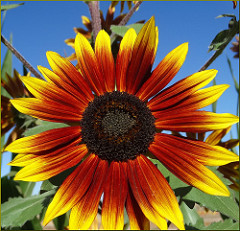
#> input picture seminars/seminar_02/data/sunflower.jpg, 240 x 231 px
$ jupyter execute --allow-errors Seminar_2.ipynb
#> lines starting #> are read from the running program, lines starting #| are printed output that depends on the picture; after the words box and inside, x2 and y2 are one past the last pixel; in counts of white or black regions, pixels touching at a corner belong together
# Семинар 2 - Цветовые пространства, гистограммы изображений, интегральные изображения

***

**Данный семинар содержит домашнее задание - оцениваемые упражнения и вопросы.**

Система оценивания: доля правильно решенных упражений. Максимальный балл, соответственно, 1.

В упражнениях оценивается два аспекта:
1. Код проходит assert'ы (если они есть)
2. Код корректен с точки зрения логики

Вопросы также оцениваются. Ответ на них нужно записывать в соответствующие markdown-ячейки.

Источник используемого аэрофотоснимка: https://sovzond.ru/upload/medialibrary/267/%D0%98%D1%81%D1%85%D0%BE%D0%B4%D0%BD%D1%8B%D0%B9-%D0%B0%D1%8D%D1%80%D0%BE%D1%84%D0%BE%D1%82%D0%BE%D1%81%D0%BD%D0%B8%D0%BC%D0%BE%D0%BA.jpg

[cell 1]
from pathlib import Path

import cv2
import numpy as np

import matplotlib.pyplot as plt

[cell 2]
AERIAL_IMG_PATH = "data/aerial_image.jpg"
SUNFLOWER_IMG_PATH = "data/sunflower.jpg"

#if not Path(AERIAL_IMG_PATH).exists() or not Path(SUNFLOWER_IMG_PATH).exists():
 ##   !git clone https://github.com/alexmelekhin/cv_course_2023.git
 #   !mv cv_course_2023/seminars/seminar_02/data .

# 1. Цветовые пространства

Наиболее распространенным представлением цвета пикселя является пространство RGB. В таком представлении цвет представлен тремя числами: интенсивностями красного, зеленого и синего базисных цветов.

[cell 3]
img = cv2.imread(SUNFLOWER_IMG_PATH)
#> img is the input picture: shape (231, 240, 3); mean B, G, R 62, 96.2, 126.9

[cell 4]
img_rgb = cv2.cvtColor(img, cv2.COLOR_BGR2RGB)

[cell 5]
plt.figure(figsize=[3, 3])
plt.imshow(img_rgb);

[cell 6]
plt.figure(figsize=[9, 3])

plt.subplot(131)
plt.imshow(img_rgb[:,:,0], cmap='Reds')
plt.title('Red Channel')

plt.subplot(132)
plt.imshow(img_rgb[:,:,1], cmap='Greens')
plt.title('Green Channel')

plt.subplot(133)
plt.imshow(img_rgb[:,:,2], cmap='Blues')
plt.title('Blue Channel')

plt.show()

cvtColor поддерживает конвертацию между множеством других цветовых схем. К примеру, чтобы получить серое изобаржение из цветного достаточно:

[cell 7]
img_gray = cv2.cvtColor(img, cv2.COLOR_RGB2GRAY)

[cell 8]
plt.figure(figsize=[3, 3])
plt.imshow(img_gray, cmap='Greys_r')
plt.colorbar()
plt.show()

## Вопрос 1

**Этот и все последующие вопросы - оцениваемые, для самостоятельной работы.**

Можно ли получить черно-белое изображение из RGB представления путем вычисления среднего значения интенсивностей каналов R, G и B? Почему?

**Ответ:**

Да, можно.

## Вопрос 2

Почему мы использовали флаг `cmap='Greys_r'` при отображении черно-белого изображения? Чем отличается от `cmap='Greys'`?

**Ответ:**

`Greys_r` - это инвертированная цветовая карта, где белый соответствует минимальным значениям, а черный – максимальным. `Greys` делает наоборот.

Если не предполагается использовать информацию о цвете пикселей, то можно сразу загрузить изображение в оттенках серого:

[cell 9]
img_gray = cv2.imread(SUNFLOWER_IMG_PATH, cv2.IMREAD_GRAYSCALE)
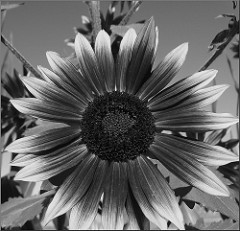
#> img_gray: shape (231, 240); min 0, max 245, mean 101.5

[cell 10]
plt.figure(figsize=[3, 3])
plt.imshow(img_gray, cmap='Greys_r')
plt.colorbar()
plt.show()

серое изображение - двумерный массив:

[cell 11]
print('type(img_gray) = ', type(img_gray))
#| type(img_gray) =  <class 'numpy.ndarray'>
print('img_gray.shape = ', img_gray.shape)
#| img_gray.shape =  (231, 240)
print('img_gray.dtype = ', img_gray.dtype)
#| img_gray.dtype =  uint8

## Упражнение 1: RGB to gray

**Это и все последующие упражения - оцениваемые, для самостоятельной работы.**

Реализуйте функцию преобразования цветного изображения в формате RGB в серое

[cell 12]
def convert_rgb_to_grayscale(img_rgb):
    return np.dot(img_rgb[..., :3], [0.299, 0.587, 0.114]).astype(np.uint8)

#> (a cell that did not finish here is left out)

Кроме RGB/BGR и grayscale существуют и другие цветовые представления. Преобразования между ними можно осуществлять с помощью библиотеки OpenCV следующим способом:

## RGB to HSV

HSV - цветовое пространство, в котором цвет представлен тремя компонентами: Hue (оттенок), Saturation (насыщенность) и Value (значение). Это позволяет задавать цвета в более естественной форме, чем RGB.

[cell 14]
img_hsv = cv2.cvtColor(img_rgb, cv2.COLOR_RGB2HSV)
#> img_hsv: shape (231, 240, 3); mean H, S, V 43.2, 188.6, 154.6

можно попробовать отобразить изображение так же, как и RGB:

[cell 15]
plt.figure(figsize=[3, 3])
plt.imshow(img_hsv);

Однако это не совсем корректно, так как Hue - это угол, а не интенсивность. Поэтому лучше отобразить оттенок в виде цвета, а насыщенность и значение - в виде яркости:

[cell 16]
h, s, v = cv2.split(img_hsv)
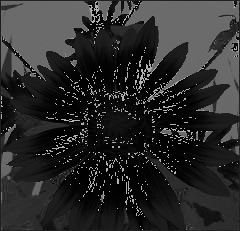
#> h: shape (231, 240); min 0, max 179, mean 43.2
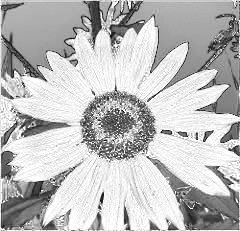
#> s: shape (231, 240); min 0, max 255, mean 188.6
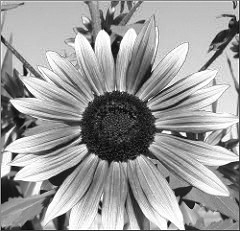
#> v: shape (231, 240); min 0, max 255, mean 154.6

fig, axs = plt.subplots(1, 3, figsize=[15, 5])

im1 = axs[0].imshow(h, cmap="hsv")
axs[0].set_title('Hue')
cbar1 = plt.colorbar(im1, ax=axs[0], fraction=0.046, pad=0.04, ticks=[0, 90, 179])
cbar1.ax.set_yticklabels(['0', '90', '179'])

im2 = axs[1].imshow(s, cmap="viridis")  # Using 'viridis' for Saturation
axs[1].set_title('Saturation')
cbar2 = plt.colorbar(im2, ax=axs[1], fraction=0.046, pad=0.04, ticks=[0, 128, 255])
cbar2.ax.set_yticklabels(['0', '128', '255'])

im3 = axs[2].imshow(v, cmap="inferno")  # Using 'inferno' for Value
axs[2].set_title('Value')
cbar3 = plt.colorbar(im3, ax=axs[2], fraction=0.046, pad=0.04, ticks=[0, 128, 255])
cbar3.ax.set_yticklabels(['0', '128', '255'])

plt.show()
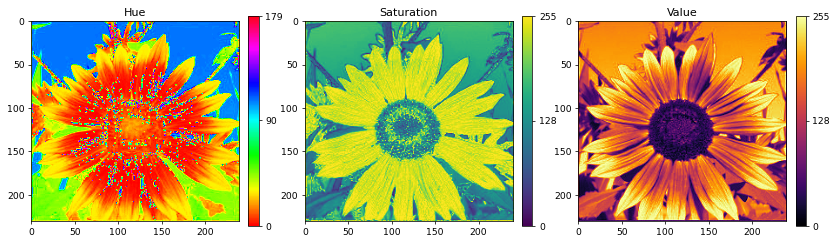
#> figure drawn by matplotlib, 6 panels

## Упражнение 2

Попробуйте другие цветовые пространства, конвертация в которые реализована в OpenCV.

[cell 17]
color_spaces = {
    "HSV": cv2.COLOR_RGB2HSV,
    "LAB": cv2.COLOR_RGB2LAB,
    "YCrCb": cv2.COLOR_RGB2YCrCb,
    "LUV": cv2.COLOR_RGB2LUV
}

for name, code in color_spaces.items():
    img_converted = cv2.cvtColor(img_rgb, code)
    plt.figure(figsize=[5, 5])
    plt.imshow(img_converted)
    plt.title(f'Color Space: {name}')
    plt.show()

## Вопрос 3

В каких задачах переход из RGB в другое цветовое пространство может быть полезным?

**Ответ:**

В задачах сегментации, улучшения контраста, обнаружения объектов, фильтрации и анализа текстур (например, HSV для выделения цветов).

# 2. Гистограмма изображения

Напомним, что гистограммой изображения называется функция, показыващая количество пикселей изображения с заданным в качестве аргумента значением интенсивности:

$$
    h(v) = \sum_{x = 0}^{W - 1} \sum_{y = 0}^{H - 1} [f(x, y) = v]
$$

Если дополнительно потребовать, чтобы $\sum_{v = 0}^{255} h(v) = 1$, то $h$ будет представлять функцию плотности распределения интенсивности на изображении.

Определим вспомогательную функцию, позволяющую визуализировать гистограмму:

[cell 18]
def visualize_hist(hist):
    plt.figure(figsize=[12, 3])
    plt.bar(np.arange(len(hist)), hist / hist.sum())

Рассчитать гистограмму можно с помощью встроенной функции OpenCV:

[cell 19]
hist_cv = cv2.calcHist([img_gray],      # список изображений
                       [0],             # список каналов
                       None,            # маска (без маски)
                       [256],           # размер гистограммы
                       [0, 256])[:, 0]  # диапазон значений
#> hist_cv = 256 values, max 620 at index 107, min 0 at index 240, mean 216.6

Результат представляет собой обычный массив длины 256:

[cell 20]
print('hist_cv.shape = ', hist_cv.shape)
#| hist_cv.shape =  (256,)

и выглядит следующим образом:

[cell 21]
visualize_hist(hist_cv)
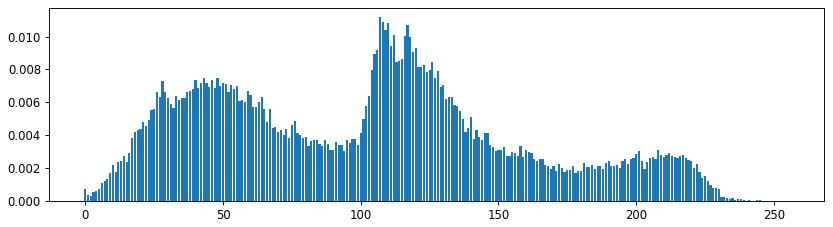
#> figure drawn by matplotlib, 1 panel; tallest bar 0.0112 high, from x = 106.6 to 107.4

## Упражнение 3: Построение гистограммы

Реализуйте функцию для расчета гистограммы изображения. Используйте ее для визуализации трех каналов RGB изображения.

[cell 22]
def compute_hist(img):
    hist = np.zeros(256, dtype=int)
    for pixel in img.flatten():
        hist[pixel] += 1
#> this loop made 55440 passes
#> pixel on passes 1 to 3: 117, 112, 117
#> after the loop, hist has the same summary as hist_cv outside compute_hist
    return hist

[cell 23]
hist_gray = compute_hist(img_gray)
#> hist_gray has the same summary as hist_cv

hist_r = compute_hist(img_rgb[:, :, 0])
#> the loop in compute_hist (call 2), `for pixel in img.flatten():` made 55440 passes
#> pixel on passes 1 to 3: 144, 108, 123
#> hist_r = 256 values, max 672 at index 255, min 2 at index 1, mean 216.6
hist_g = compute_hist(img_rgb[:, :, 1])
#> hist_g = 256 values, max 642 at index 117, min 41 at index 253, mean 216.6
hist_b = compute_hist(img_rgb[:, :, 2])
#> hist_b = 256 values, max 4861 at index 0, min 13 at index 247, mean 216.6

[cell 24]
visualize_hist(hist_r)
#> figure, not shown here; tallest bar 0.0121 high, from x = 254.6 to 255.4

[cell 25]
visualize_hist(hist_g)
#> figure, not shown here; tallest bar 0.0116 high, from x = 116.6 to 117.4

[cell 26]
visualize_hist(hist_b)
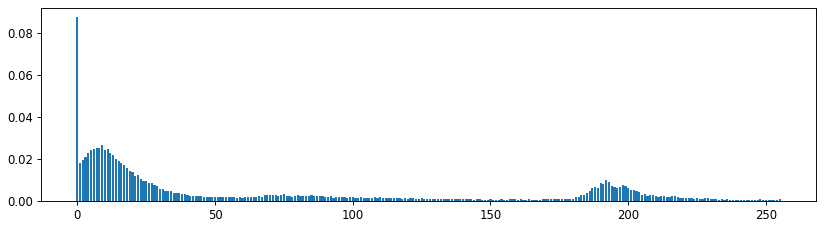
#> figure drawn by matplotlib, 1 panel; tallest bar 0.0877 high, from x = -0.4 to 0.4

[cell 27]
assert((hist_gray == hist_cv).all())

## Вопрос 4

 Что можно сказать об изображении по его гистограмме?

**Ответ:**

Гистограмма показывает распределение яркостей. Можно определить, является ли изображение светлым, темным, контрастным или низкоконтрастным.

## Вопрос 5

Допустим, вы смотрите некоторый фильм и для текущего кадра выводите его гистограмму. Как будет меняться эта гистограмма с течением времени? Опишите несколько случаев: смена камеры, смена освещения, смена сцены.

**Ответ:**

- Смена камеры – небольшие изменения в гистограмме.
- Смена освещения – сдвиг гистограммы по яркости.
- Смена сцены – резкое изменение гистограммы.

## Упражнение 4: JPEG и гистограмма

Исследуйте, как влияет степень сжатия алгоритма JPEG на вид гистограммы изображения.

Используйте черно-белое изображение `img_gray`. Визуализируйте степени сжатия 90, 60, 30, 5.

[cell 28]
for quality in [90, 60, 30, 5]:
    encode_param = [int(cv2.IMWRITE_JPEG_QUALITY), quality]
    _, img_encoded = cv2.imencode('.jpg', img_gray, encode_param)
    img_decoded = cv2.imdecode(img_encoded, cv2.IMREAD_GRAYSCALE)
    visualize_hist(compute_hist(img_decoded))
#> figure, not shown here; tallest bar 0.0112 high, from x = 106.6 to 107.4
#> figure, not shown here; tallest bar 0.0124 high, from x = 109.6 to 110.4
#> figure, not shown here; tallest bar 0.0204 high, from x = 107.6 to 108.4
#> figure, not shown here; tallest bar 0.104 high, from x = 107.6 to 108.4

## Упражнение 5: Сегментация

На загруженном аэроортофотоплане выделите зеленые насаждения. Для этого постройте бинарную маску, где 1 будет отвечать наличию насаждений в данном пикселе, 0 - их отсутствию, и визуализируйте её. А также рассчитайте, какую долю изображения занимают зеленые насаждения. С какой ошибкой (погрешностью) получена эта величина?

**Подсказка:** вам должно помочь HSV пространство и гистограмма. Погрешность может быть оценена на глаз, по вашей неуверенности в определении порога отделения классов 'зеленые насаждения'/'прочее'.

[cell 29]
aerial_image = cv2.cvtColor(cv2.imread(AERIAL_IMG_PATH), cv2.COLOR_BGR2RGB)
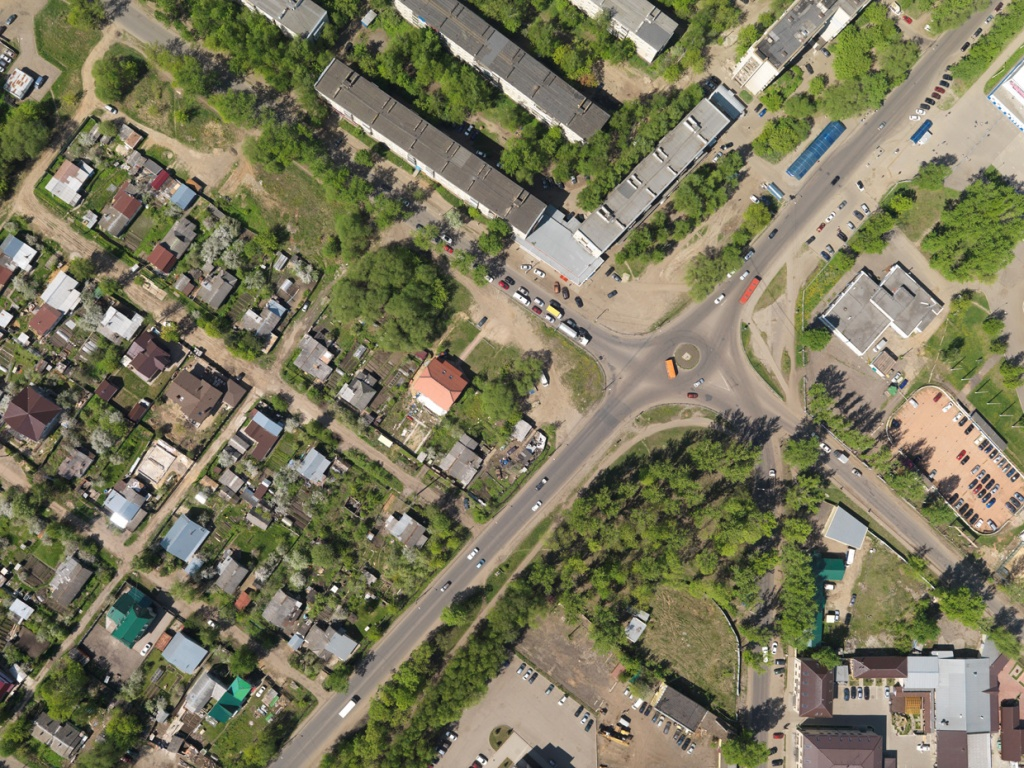
#> input picture seminars/seminar_02/data/aerial_image.jpg, 1024 x 768 px

plt.figure(figsize=[10, 10])
plt.imshow(aerial_image);

[cell 30]
def segment_green_areas(img):
    img_hsv = cv2.cvtColor(img, cv2.COLOR_RGB2HSV)
#> img_hsv: shape (768, 1024, 3); mean H, S, V 34.6, 74.8, 127.1
    lower_green = np.array([35, 40, 40])
    upper_green = np.array([85, 255, 255])
    mask = cv2.inRange(img_hsv, lower_green, upper_green)
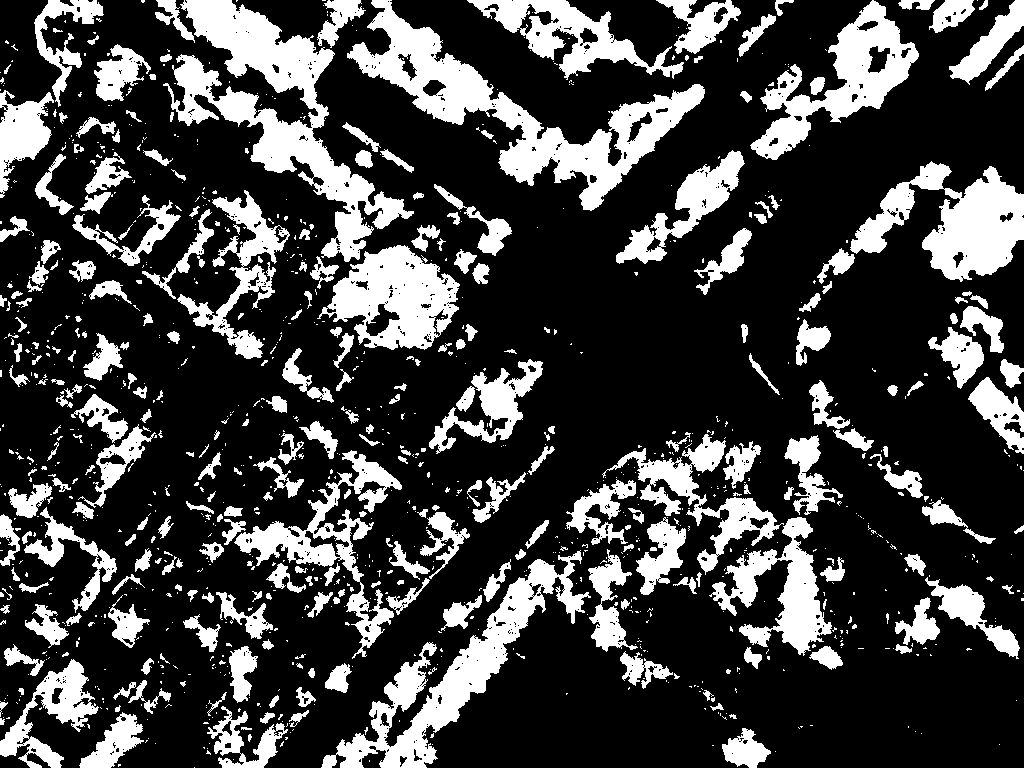
#> mask: shape (768, 1024); 25.4% white; 1124 white regions (831 under 20 px), largest, box (x1, y1, x2, y2) and area: (163, 0, 414, 262) 17625, (347, 0, 705, 211) 16783, (321, 550, 591, 768) 11972
    return mask

green_mask = segment_green_areas(aerial_image)
plt.figure(figsize=[10, 10])
plt.imshow(green_mask, cmap='gray')
plt.show()

green_ratio = np.sum(green_mask > 0) / green_mask.size
#> green_ratio = 0.254
print(f'Доля зеленых насаждений: {green_ratio:.2%}')
#| Доля зеленых насаждений: 25.38%

# 3. Интегральные изображения

## Упражнение 6

Напомним, что интегральным изображением называется следующая функция:

$$
    I(x, y) = \sum_{i = 0}^{x} \sum_{j = 0}^{y} f(i, j)
$$

С помощью интегрального изображения можно за $O(1)$ вычислять сумму интенсивностей в произвольной прямоугольной области. Требуется реализовать расчет интегрального изображения, а также быстрый расчет сумм интенсивностей в прямоугольнике заданном верхним левым углом, шириной и высотой $x, y, w, h$.

[cell 31]
class IntegralImage:
    def __init__(self, img):
        assert len(img.shape) == 2
        self.integral_img = img.cumsum(axis=0).cumsum(axis=1)
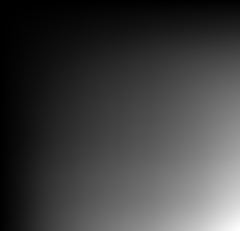
#> self.integral_img: shape (231, 240) uint64; min 117, max 5625775, mean 1402607.4; drawn with min black and max white

    def sum(self, x, y, w, h):
#> called with x = 0, y = 0, w = 100, h = 100
        A = self.integral_img[y - 1, x - 1] if x > 0 and y > 0 else 0
#> A = 0
        B = self.integral_img[y - 1, x + w - 1] if y > 0 else 0
#> B = 0
        C = self.integral_img[y + h - 1, x - 1] if x > 0 else 0
#> C = 0
        D = self.integral_img[y + h - 1, x + w - 1]
#> D = 1122810
        return D - B - C + A

[cell 32]
I = IntegralImage(img_gray)

[cell 33]
x, y, w, h = 0, 0, 100, 100
assert(img_gray[y:y + h, x:x + w].sum() == I.sum(x, y, w, h))

x, y, w, h = 100, 100, 100, 100
#> x = 100; y = 100; w = 100; h = 100
assert(img_gray[y:y + h, x:x + w].sum() == I.sum(x, y, w, h))
